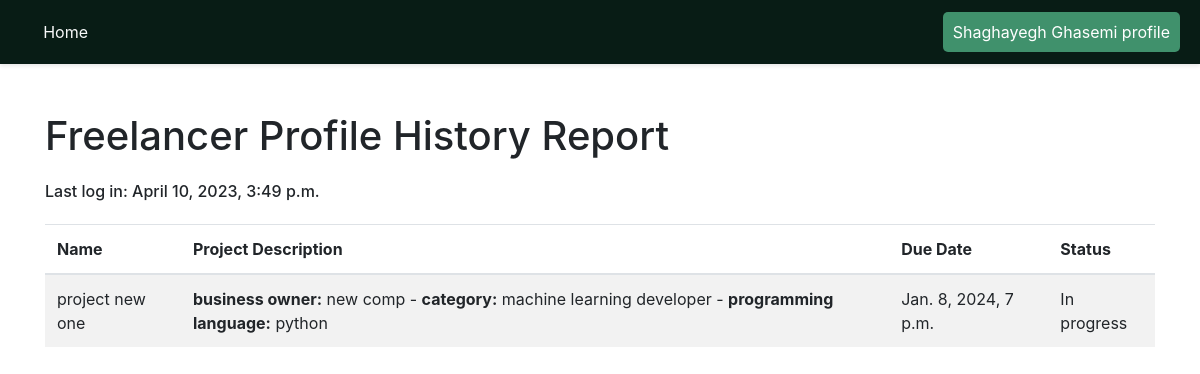
The app's page /freelancer-report/1, older data.
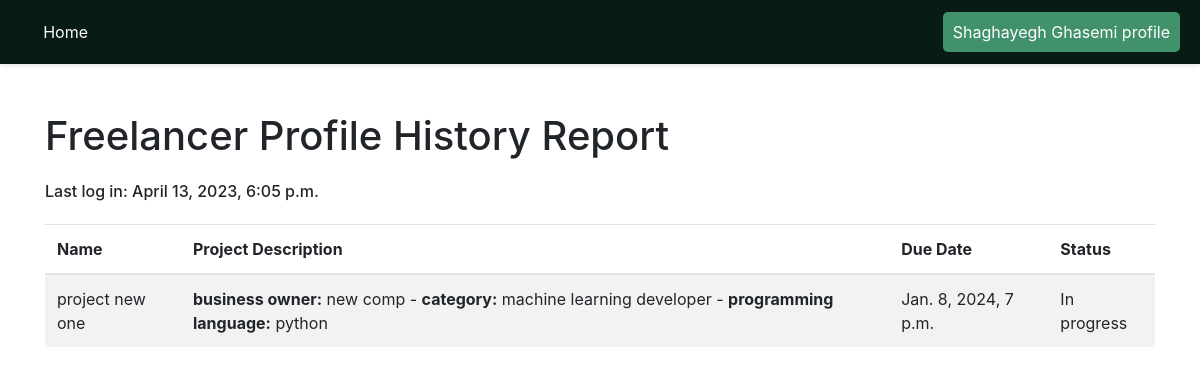
The same page, newer data.
### jobs/models.py (models this page shows, shortened)
class Freelancer(models.Model):
    owner = models.OneToOneField(User, on_delete=models.CASCADE) # delete the profile if the user deletes his/her account
    name = models.CharField(max_length=50)
    profile_pic = models.ImageField(upload_to="profiles/", blank=True)
    joinedDate = models.DateTimeField(default=timezone.now)
    skills = models.TextField(blank=True, null=True)
    about = models.TextField(blank=True, null=True)

### accounts/models.py (models this page shows, shortened)
class CustomUser(AbstractUser):
    def get_freelancer(self):
        if(hasattr(self, 'freelancer')):
            return self.freelancer
        return None

### jobs/views.py (the view)
# urls.py: path('freelancer-report/<int:pk>', freelancer_report, name='freelancer-report'),
def freelancer_report(request, pk):
    freelancer = Freelancer.objects.get(id=pk)
    projects_id = []
    all_projects = Project.objects.all()
    for p in all_projects:
        if p.developer == freelancer:
            projects_id.append(p.id)
    projects = Project.objects.filter(id__in=projects_id)
    context = {
        'freelancer': freelancer,
        'user': request.user,
        'projects': projects
    }
    return render(request, 'jobs/freelancer_report.html', context)

### jobs/templates/jobs/freelancer_report.html (shortened to what this page needs)
{% load static %}
<!DOCTYPE html>
<html>
<head>
	<link rel="stylesheet" href="https://maxcdn.bootstrapcdn.com/bootstrap/4.5.2/css/bootstrap.min.css">
</head>
<body>
	<div class="header">
		<div style="padding-left: 2%;"><a class="text-light" href="{% url 'home' %}" style="text-decoration: none; color: aliceblue;">Home</a></div>
		{% if user.is_authenticated and user.get_freelancer and user.id == freelancer.id %}
			<div style="float: right;"><a class="fcc-btn" href="{% url 'profile' %}"> My profile</a></div>
		{% else %}
			<div style="float: right;"><a class="fcc-btn" href="{% url 'view-freelancer-profile' freelancer.id%}"> {{freelancer.name}} profile</a></div>
		{% endif %}
	</div>
	<div class="container mt-5">
		<h1>Freelancer Profile History Report</h1>
		<h6 style="margin-top: 2%; margin-bottom: 2%;"> Last log in: {{freelancer.owner.last_login}}</h6>
		<table class="table table-striped">
			<thead>
				<tr>
					<th>Name</th>
					<th>Project Description</th>
					<th>Due Date</th>
					<th>Status</th>
				</tr>
			</thead>
			<tbody>
				{% for project in projects %}
					<tr>
						<td> {{ project.name }} </td>
						<td> <strong>business owner:</strong> {{project.owner.name }} - <strong>category:</strong> {{ project.category }} - <strong>programming language:</strong> {{ project.programming_languages}}</td>
						<td> {{ project.due_date }} </td>
						{% if project.is_complete %}
							<td> Completed </td>
							{% if user.get_freelancer and user.get_freelancer == freelancer %}
								<td><button onclick="change_status({{freelancer.id}}, {{project.id}}, 0)">Continue</button></td>
							{% endif %}
						{% else %}
							<td> In progress </td>
						{% endif %}
					</tr>
				{% endfor %}
			</tbody>
		</table>
	</div>
</body>
</html>

Row changes from the older to the newer data that the page shows:
changed through a linked row, Freelancer "Shaghayegh Ghasemi": owner.last_login "April 10, 2023, 3:49 p.m." → "April 13, 2023, 6:05 p.m."
